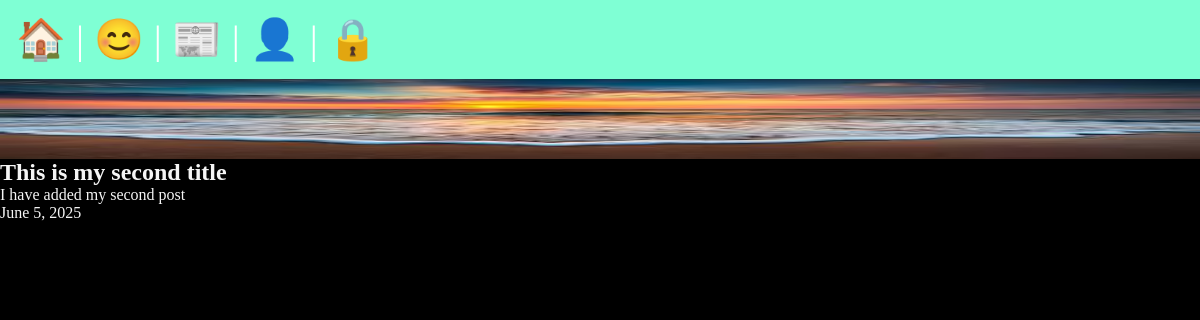
The page /posts/second-slug on the database its author committed.
### posts/models.py (models this page shows, shortened)
class Post(models.Model):
    title = models.CharField(max_length=75)
    body = models.TextField()
    slug = models.SlugField()
    date = models.DateField(auto_now_add=True)
    banner = models.ImageField(default='fallback.png', blank=True)

### posts/views.py (the view)
# urls.py: path('<slug:slug>', views.post_page, name="page"),
def post_page(request, slug):
    post = Post.objects.get(slug=slug)
    return render(request, 'posts/post_page.html', {'post': post})

### posts/templates/posts/post_page.html (shortened to what this page needs)
{% extends "layout.html" %}
{% block content %}
<section>
        <img class="banner" src="{{post.banner.url}}" alt="{{post.title}}">
        <h1>{{post.title}}</h1>
        <p>{{post.body}}</p>
        <p>{{post.date}}</p>
</section>
{% endblock  %}

### static/css/style.css (style rules this page uses)
* { margin: 0; padding: 0; box-sizing: border-box; }
body { min-height: 100vh; display: flex; flex-flow: column; font-size: 1rem; background-color: black; color: whitesmoke; }
h1, p { text-align: left; }
.banner { display: block; width: 100%; height: 80px; }

### rows shown on the page
Post: banner (picture), title "This is my second title", body "I have added my second post", date "June 5, 2025"
